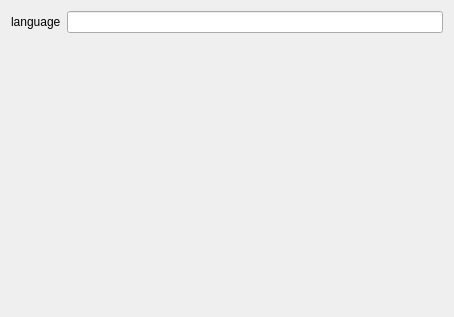
<?xml version="1.0" encoding="UTF-8"?>
<ui version="4.0">
 <class>CodeOptions</class>
 <widget class="QWizardPage" name="CodeOptions">
  <property name="geometry">
   <rect>
    <x>0</x>
    <y>0</y>
    <width>454</width>
    <height>317</height>
   </rect>
  </property>
  <property name="minimumSize">
   <size>
    <width>450</width>
    <height>0</height>
   </size>
  </property>
  <property name="windowTitle">
   <string>CodeOptions</string>
  </property>
  <property name="title">
   <string>Code Options</string>
  </property>
  <layout class="QFormLayout" name="formLayout">
   <item row="0" column="0">
    <widget class="QLabel" name="uiEnvironmentLBL">
     <property name="text">
      <string>language</string>
     </property>
    </widget>
   </item>
   <item row="0" column="1">
    <widget class="QLineEdit" name="uiLanguageTXT"/>
   </item>
  </layout>
 </widget>
 <resources/>
 <connections/>
</ui>
